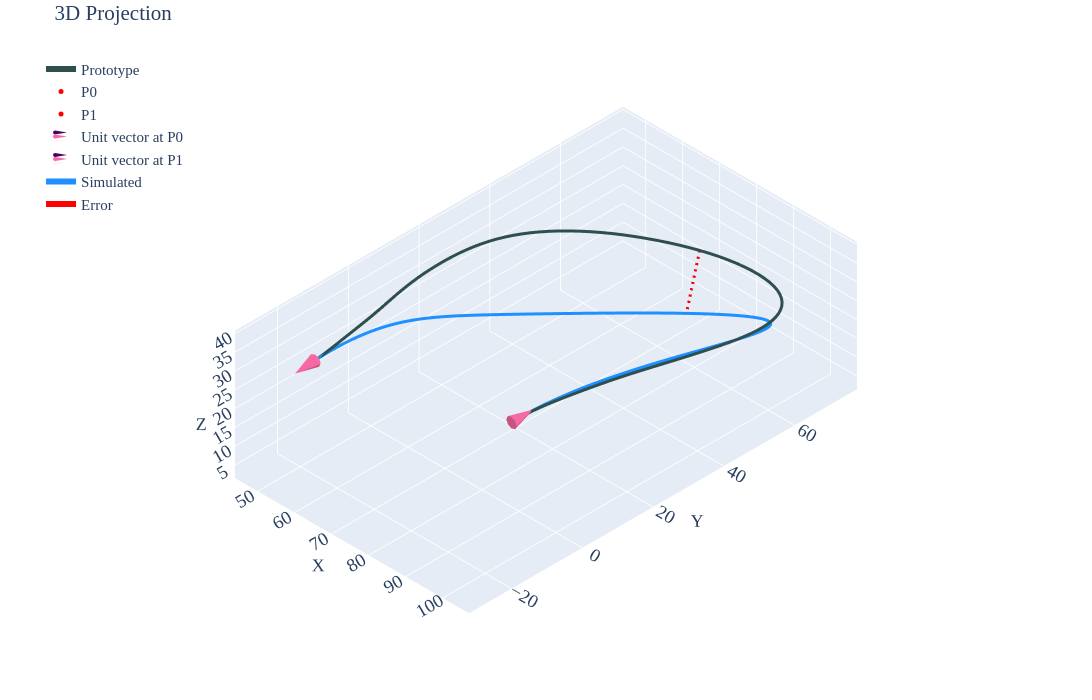

Notebook code for this chart:
### Code cell
#| label: p1c3

gravity_looper(psit=1,case=3,density=1.353e-6,pfix='density-sens\\density-110-1353\\')
